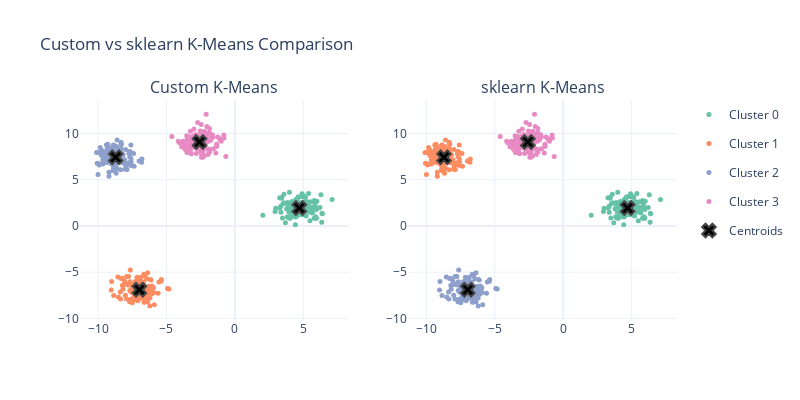

Notebook source saved alongside this figure:
### Code cell
# Visualize both results side by side
from utils import create_comparison_figure

labels_dict = {
    'Custom K-Means': kmeans_custom.labels_,
    'sklearn K-Means': kmeans_sklearn.labels_
}

centroids_dict = {
    'Custom K-Means': kmeans_custom.cluster_centers_,
    'sklearn K-Means': kmeans_sklearn.cluster_centers_
}

fig = create_comparison_figure(
    X,
    labels_dict,
    centroids_dict,
    title="Custom vs sklearn K-Means Comparison"
)
fig.show()

print("Both implementations produce nearly identical results!")
